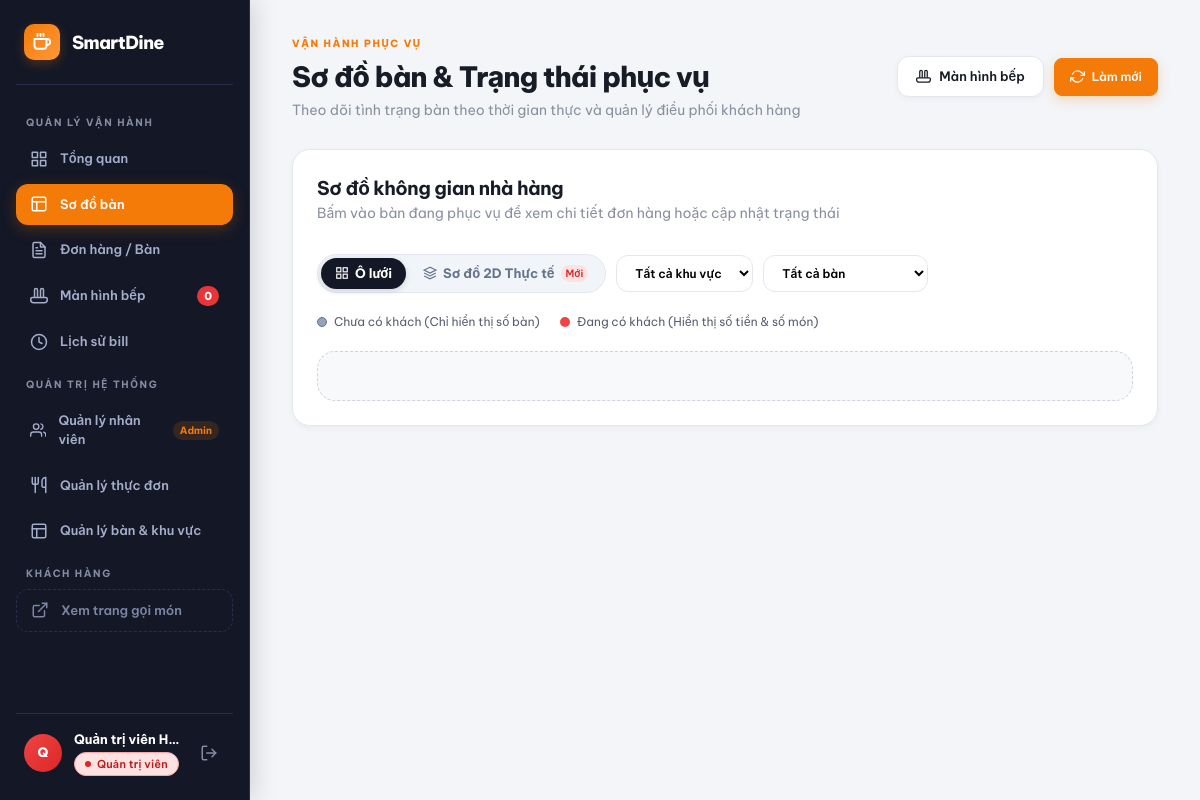
Before: /index.php?page=staff (signed in) with the older database file.
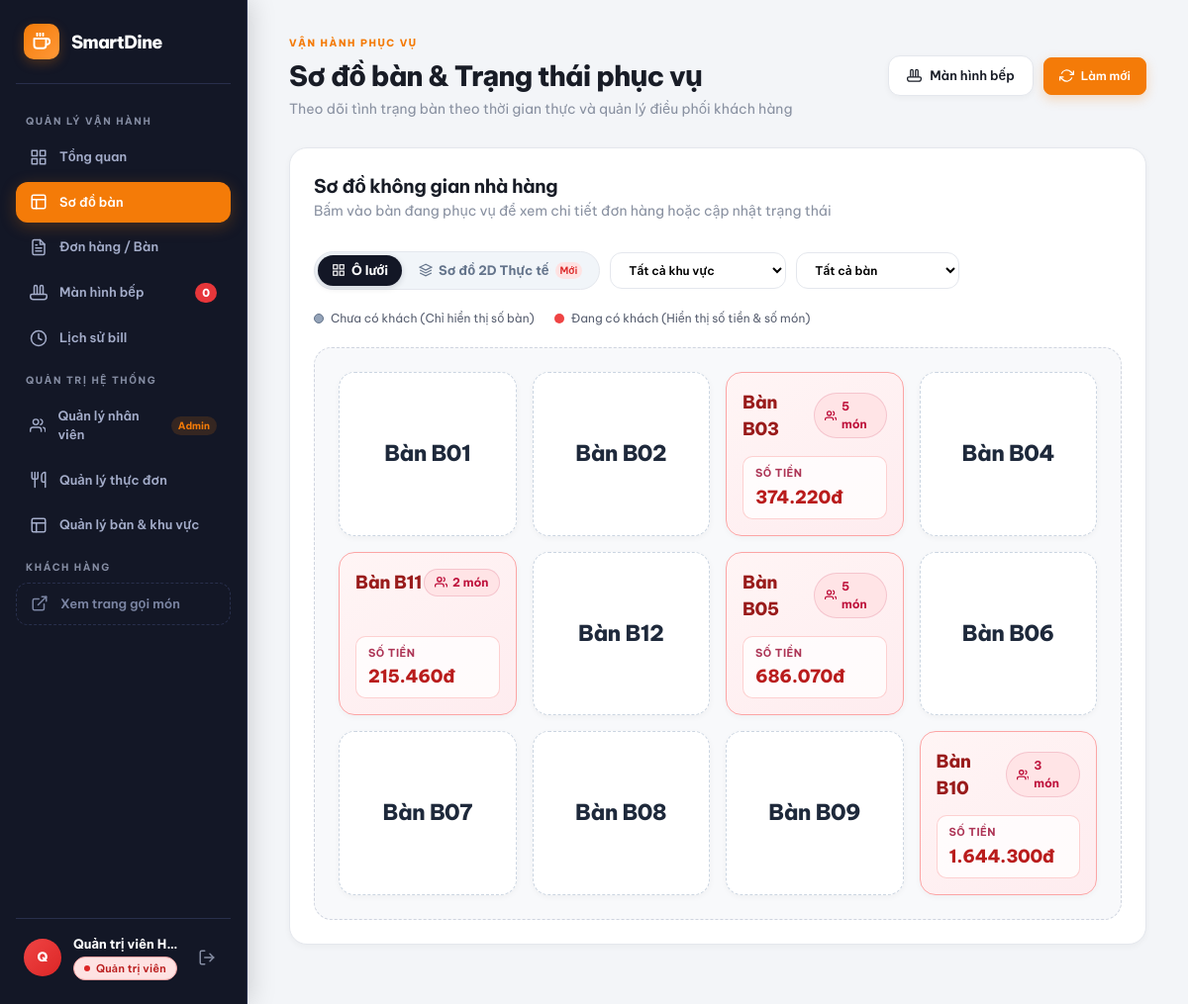
After: the same page with the newer database file.
### tables this page shows
CREATE TABLE `dining_tables` (
  `id` int(11) NOT NULL AUTO_INCREMENT,
  `code` varchar(20) NOT NULL,
  `name` varchar(100) NOT NULL,
  `area_id` int(11) NOT NULL,
  `capacity` int(11) NOT NULL DEFAULT 4,
  `pos_x` float NOT NULL DEFAULT 15,
  `pos_y` float NOT NULL DEFAULT 20,
  `shape` enum('square','round','rectangle') NOT NULL DEFAULT 'square',
  `width` int(11) NOT NULL DEFAULT 85,
  `height` int(11) NOT NULL DEFAULT 85,
  `status` enum('active','maintenance','hidden') NOT NULL DEFAULT 'active',
  `sort_order` int(11) NOT NULL DEFAULT 0,
  `created_at` datetime DEFAULT current_timestamp(),
  PRIMARY KEY (`id`),
  UNIQUE KEY `code` (`code`),
  KEY `idx_table_area` (`area_id`),
  KEY `idx_table_code` (`code`),
  KEY `idx_table_status` (`status`),
  CONSTRAINT `fk_dining_tables_area` FOREIGN KEY (`area_id`) REFERENCES `restaurant_areas` (`id`) ON UPDATE CASCADE
);

### config/database.php (called while the page is built, shortened)
<?php
if (!function_exists('assetUrl')) {
    function assetUrl(string $path): string {
        $file = dirname(__DIR__) . '/' . ltrim($path, '/\\');
        return $path . (is_file($file) ? '?v=' . filemtime($file) : '');
    }
}

### includes/tables.php (called while the page is built, shortened)
<?php
require_once __DIR__ . '/../config/database.php';
function fetchOccupiedTables(PDO $pdo): array {
    $stmt = $pdo->query("
        SELECT o.`table_code`, i.`item_name` AS `name`, i.`unit_price` AS `price`, i.`qty`, i.`status`
        FROM `order_items` i
        JOIN `orders` o ON o.`id` = i.`order_id`
        WHERE o.`status` = 'open'
        ORDER BY o.`table_code`, i.`id`
    ");
    $itemsByTable = [];
    foreach ($stmt->fetchAll() as $row) {
        $itemsByTable[$row['table_code']][] = $row;
    }
    $occupied = [];
    foreach ($itemsByTable as $tableCode => $items) {
        try {
            $bill = calculateBill($items);
        } catch (InvalidArgumentException $e) {
            error_log('tables: ' . $tableCode . ' ' . $e->getMessage());
            continue;
        }
        if ($bill['lines'] !== []) {
            $occupied[$tableCode] = [
                'item_count' => count($bill['lines']),
                'total'      => $bill['total']
            ];
        }
    }
    return $occupied;
}
function getAllDiningTables(string $filterArea = '', string $filterStatus = '', string $keyword = ''): array {
    $pdo = getDbConnection();
    $sql = "
        SELECT t.*,
               a.`name` AS `area_name`,
               a.`code` AS `area_code`,
               a.`status` AS `area_status`
        FROM `dining_tables` t
        JOIN `restaurant_areas` a ON a.`id` = t.`area_id`
        WHERE 1=1
    ";
    $params = [];
    if (!empty($filterStatus) && $filterStatus !== 'all') {
        if ($filterStatus === 'not_hidden') {
            $sql .= " AND t.`status` != 'hidden'";
        } else {
            $sql .= " AND t.`status` = :status";
            $params[':status'] = $filterStatus;
        }
    }
    $sql .= " ORDER BY a.`sort_order` ASC, t.`sort_order` ASC, t.`code` ASC";
    $stmt = $pdo->prepare($sql);
    $stmt->execute($params);
    $tables = $stmt->fetchAll(PDO::FETCH_ASSOC);
    $occupiedTables = [];
    try {
        $occupiedTables = fetchOccupiedTables($pdo);
    } catch (Exception $e) {
        error_log('sync occupied tables error: ' . $e->getMessage());
    }
    foreach ($tables as &$t) {
        $occ = $occupiedTables[$t['code']] ?? null;
    }
    return $tables;
}

### includes/billing.php (called while the page is built, shortened)
<?php
function getBillingConfig(): array {
    static $config = null;
    if ($config === null) {
        $config = require __DIR__ . '/../config/billing.php';
    }
    return $config;
}
function calculateBill(array $items, array $discount = [], ?array $config = null): array {
    $config = $config ?? getBillingConfig();
    $lines    = buildBillLines($items, $config['excluded_statuses']);
    $subtotal = array_sum(array_column($lines, 'amount'));
    $discountType   = $discount['type'] ?? DISCOUNT_NONE;
    $discountValue  = (int) ($discount['value'] ?? 0);
    $discountAmount = calculateDiscountAmount($subtotal, $discountType, $discountValue);
    $afterDiscount = $subtotal - $discountAmount;
    $serviceFee    = roundMoney($afterDiscount * $config['service_fee_rate']);
    $taxable       = $afterDiscount + $serviceFee;
    $vat           = roundMoney($taxable * $config['vat_rate']);
    return [
        'lines'           => $lines,
        'subtotal'        => $subtotal,
        'discount_type'   => $discountType,
        'discount_value'  => $discountType === DISCOUNT_NONE ? 0 : $discountValue,
        'discount_amount' => $discountAmount,
        'service_fee'     => $serviceFee,
        'vat'             => $vat,
        'total'           => $taxable + $vat,
        'vat_rate'        => $config['vat_rate'],
        'service_rate'    => $config['service_fee_rate'],
    ];
}
function buildBillLines(array $items, array $excludedStatuses): array {
    $lines = [];
    foreach ($items as $item) {
        $price = (int) ($item['price'] ?? 0);
        $qty   = (int) ($item['qty'] ?? 0);
        $lines[] = [
            'name'   => (string) ($item['name'] ?? ''),
            'price'  => $price,
            'qty'    => $qty,
            'amount' => $price * $qty,
        ];
    }
    return $lines;
}
function calculateDiscountAmount(int $subtotal, string $type, int $value): int {
    switch ($type) {
        case DISCOUNT_NONE:
            return 0;
    }
}
function roundMoney(float $amount): int {
    return (int) round($amount, 0, PHP_ROUND_HALF_UP);
}

### pages/staff.php (the view, shortened to what the changed rows need)
<?php
require_once __DIR__ . '/../includes/tables.php';
try {
    $occupiedTables = fetchOccupiedTables(getOrdersDb());
} catch (RuntimeException | PDOException $e) {
    error_log('staff page: ' . $e->getMessage());
    $dbError = 'Không tải được trạng thái bàn, vui lòng thử lại.';
}
?>
<div class="dash-header">
  <div>
    <span class="eyebrow">VẬN HÀNH PHỤC VỤ</span>
    <h1>Sơ đồ bàn & Trạng thái phục vụ</h1>
    <p>Theo dõi tình trạng bàn theo thời gian thực và quản lý điều phối khách hàng</p>
  </div>
  <div class="header-action-group">
    <a class="btn btn-outline" href="index.php?page=kitchen">
      <svg width="15" height="15" viewBox="0 0 24 24" fill="none" stroke="currentColor" stroke-width="2"><path d="M6 13.8V4a2 2 0 1 1 4 0v9.8"></path><path d="M14 13.8V4a2 2 0 1 1 4 0v9.8"></path><path d="M3 14h18a2 2 0 0 1 2 2v1a4 4 0 0 1-4 4H5a4 4 0 0 1-4-4v-1a2 2 0 0 1 2-2z"></path></svg>
      <span>Màn hình bếp</span>
    </a>
    <button class="btn btn-primary-tool" data-toast="Đã đồng bộ lại sơ đồ bàn">
      <svg width="15" height="15" viewBox="0 0 24 24" fill="none" stroke="currentColor" stroke-width="2"><polyline points="23 4 23 10 17 10"></polyline><polyline points="1 20 1 14 7 14"></polyline><path d="M3.51 9a9 9 0 0 1 14.85-3.36L23 10M1 14l4.64 4.36A9 9 0 0 0 20.49 15"></path></svg>
      <span>Làm mới</span>
    </button>
  </div>
</div>
<section class="panel floor-panel">
  <div class="panel-title floor-panel-head">
    <div>
      <h2>Sơ đồ không gian nhà hàng</h2>
      <p class="muted">Bấm vào bàn đang phục vụ để xem chi tiết đơn hàng hoặc cập nhật trạng thái</p>
    </div>
    <div class="filter-row">
      <div class="view-mode-toggle">
        <button type="button" class="view-toggle-btn active" id="btn-toggle-grid" title="Chế độ ô lưới truyền thống">
          <svg width="14" height="14" viewBox="0 0 24 24" fill="none" stroke="currentColor" stroke-width="2"><rect x="3" y="3" width="7" height="7"></rect><rect x="14" y="3" width="7" height="7"></rect><rect x="14" y="14" width="7" height="7"></rect><rect x="3" y="14" width="7" height="7"></rect></svg>
          <span>Ô lưới</span>
        </button>
        <button type="button" class="view-toggle-btn" id="btn-toggle-visual" title="Sơ đồ 2D theo bố cục không gian thực tế">
          <svg width="14" height="14" viewBox="0 0 24 24" fill="none" stroke="currentColor" stroke-width="2"><polygon points="12 2 2 7 12 12 22 7 12 2"></polygon><polyline points="2 17 12 22 22 17"></polyline><polyline points="2 12 12 17 22 12"></polyline></svg>
          <span>Sơ đồ 2D Thực tế</span>
          <span class="badge-pill" style="font-size: 10px; background: #fee2e2; color: #dc2626; padding: 1px 5px;">Mới</span>
        </button>
      </div>
      <label class="select-wrapper">
        <select id="floor-zone-select">
          <option value="all">Tất cả khu vực</option>
        </select>
      </label>
      <label class="select-wrapper">
        <select id="floor-status-select">
          <option value="all">Tất cả bàn</option>
        </select>
      </label>
    </div>
  </div>
  <div class="legend">
    <span class="legend-item"><i class="legend-dot empty"></i> Chưa có khách (Chỉ hiển thị số bàn)</span>
    <span class="legend-item"><i class="legend-dot occupied"></i> Đang có khách (Hiển thị số tiền & số món)</span>
  </div>
  <div class="floor-grid" id="restaurant-floor-grid">
    <?php
    $tables = getAllDiningTables('', 'not_hidden');
    foreach ($tables as $t):
      $isMaintenance = ($t['status'] === 'maintenance');
      $hasGuests     = $t['is_occupied'] && !$isMaintenance;
    ?>
      <?php if ($isMaintenance): ?>
        <div class="table-tile table-cleaning" data-table="<?=$t['code']?>" data-status="empty" data-zone="<?=$t['area_code']?>" title="Bàn <?=$t['code']?>: Đang bảo trì / không khả dụng" style="opacity: 0.65; cursor: not-allowed;">
          <div class="table-tile-top">
            <b class="table-name" style="color: var(--muted);"><?=$t['code']?></b>
            <span class="badge-pill" style="background: #e2e8f0; color: #64748b; font-size: 11px;">Bảo trì</span>
          </div>
          <div class="table-tile-bottom" style="background: transparent;">
            <small style="color: #64748b;">Tạm ngưng phục vụ</small>
          </div>
        </div>
      <?php elseif (!$hasGuests): ?>
        <a href="index.php?page=table-order&table=<?=$t['code']?>" class="table-tile table-empty" data-table="<?=$t['code']?>" data-status="empty" data-zone="<?=$t['area_code']?>" title="Bàn <?=$t['code']?>: Chưa có khách (Bấm để mở bàn)">
          <div class="table-empty-body">
            <span class="table-number-only">Bàn <?=$t['code']?></span>
          </div>
        </a>
      <?php else: ?>
        <a href="index.php?page=table-order&table=<?=$t['code']?>" class="table-tile table-occupied" data-table="<?=$t['code']?>" data-status="occupied" data-zone="<?=$t['area_code']?>" title="Bàn <?=$t['code']?>: Có khách (Bấm để xem đơn)">
          <div class="table-tile-top">
            <b class="table-name">Bàn <?=$t['code']?></b>
            <span class="table-guest-pill">
              <svg width="13" height="13" viewBox="0 0 24 24" fill="none" stroke="currentColor" stroke-width="2.5"><path d="M17 21v-2a4 4 0 0 0-4-4H5a4 4 0 0 0-4 4v2"></path><circle cx="9" cy="7" r="4"></circle><path d="M23 21v-2a4 4 0 0 0-3-3.87"></path><path d="M16 3.13a4 4 0 0 1 0 7.75"></path></svg>
              <?=$t['occupied_items']?> món
            </span>
          </div>
          <div class="table-tile-bottom">
            <span class="table-amount-label">Số tiền</span>
            <b class="table-amount-value"><?=number_format($t['occupied_total'], 0, ',', '.')?>đ</b>
          </div>
        </a>
      <?php endif; ?>
    <?php endforeach; ?>
  </div>
  <link rel="stylesheet" href="<?= assetUrl('assets/css/visual-floor.css') ?>">
</section>

Changed rows visible on the page:
added dining_tables: code "B01"
added dining_tables: code "B02"
added dining_tables: code "B03", occupied_items "5", occupied_total "374.220"
added dining_tables: code "B04"
added dining_tables: code "B11", occupied_items "2", occupied_total "215.460"
added dining_tables: code "B12"
added dining_tables: code "B05", occupied_items "5", occupied_total "686.070"
added dining_tables: code "B06"
added dining_tables: code "B07"
added dining_tables: code "B08"
added dining_tables: code "B09"
added dining_tables: code "B10", area "3", occupied_total "1.644.300"
